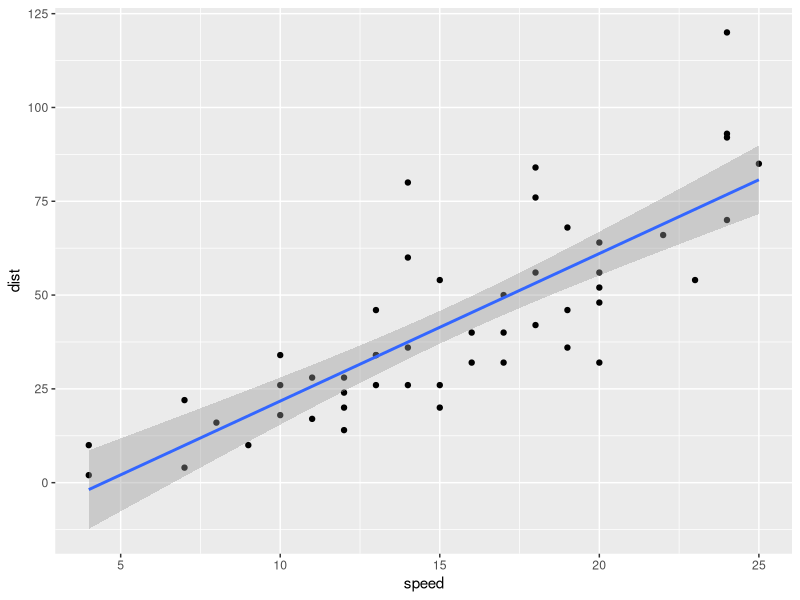
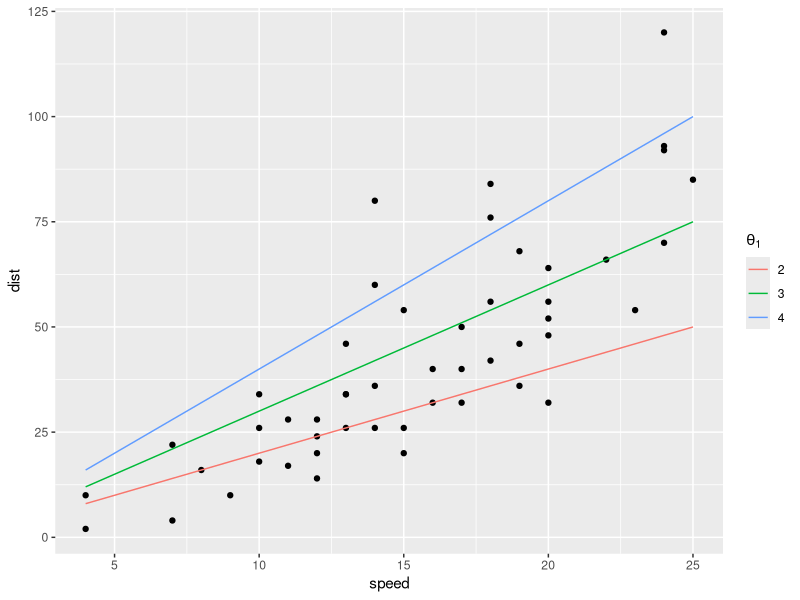
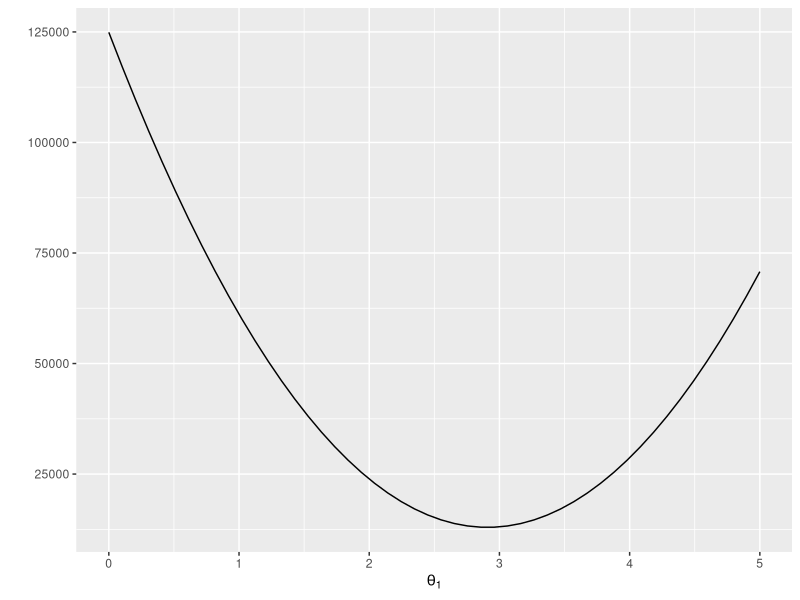
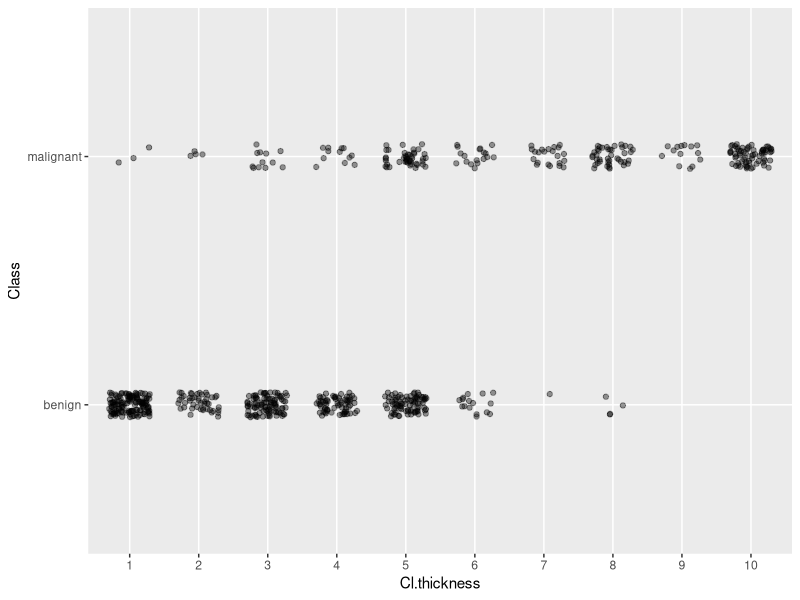
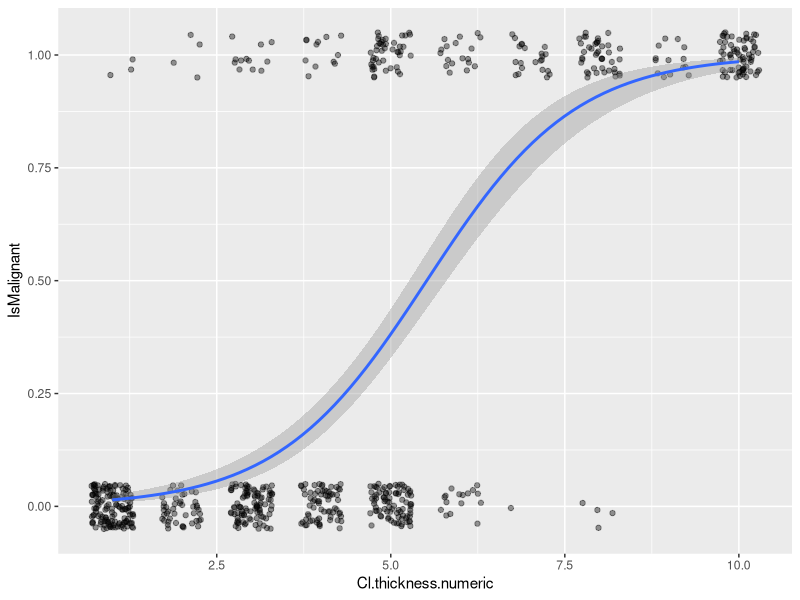

Generate these figures, in order, with R: (Note: this script raises an error after producing the figures.)
## ---- chunk 1
library(magrittr)
library(ggplot2)
## ---- chunk 2
cars %>% head
## ---- chunk 3
cars %>% ggplot(aes(x = speed, y = dist)) +
    geom_point() +
    geom_smooth(method = "lm")
## ---- chunk 4
cars %>% lm(dist ~ speed, data = .) %>% summary
## ---- chunk 5
cars %>% lm(dist ~ speed, data = .) %>% coefficients
cars %>% lm(dist ~ speed, data = .) %>% confint
## ---- chunk 6
predict_dist <- function(speed, theta_1)
    data.frame(speed = speed,
               dist = theta_1 * speed,
               theta = as.factor(theta_1))

cars %>% ggplot(aes(x = speed, y = dist, colour = theta)) +
    geom_point(colour = "black") +
    geom_line(data = predict_dist(cars$speed,2)) +
    geom_line(data = predict_dist(cars$speed,3)) +
    geom_line(data = predict_dist(cars$speed,4)) +
    scale_color_discrete(name=expression(theta[1]))

## ---- chunk 7
thetas <- seq(0,5, length.out = 50)
fitting_error <- Vectorize(
    function(theta)
        sum((theta * cars$speed - cars$dist)**2)
)

data.frame(thetas = thetas, errors =  fitting_error(thetas)) %>%
    ggplot(aes(x = thetas, y = errors)) +
    geom_line() +
    xlab(expression(theta[1])) + ylab("")
## ---- chunk 8
library(mlbench)
library(knitr)
data("BreastCancer")
BreastCancer %>% head
## ---- chunk 9
BreastCancer %>%
    ggplot(aes(x = Cl.thickness, y = Class)) +
    geom_jitter(height = 0.05, width = 0.3, alpha = 0.4)
## ---- chunk 10
library(dplyr)
BreastCancer %>%
    mutate(Cl.thickness.numeric = as.numeric(as.character(Cl.thickness))) %>% 
    mutate(IsMalignant = ifelse(Class == "benign",0,1)) %>%
    ggplot(aes(x = Cl.thickness.numeric, y = IsMalignant)) +
    geom_jitter(height = 0.05, width = 0.3, alpha = 0.4) +
    geom_smooth(method = "glm",
                method.args = list(family = "binomial"))

## ---- chunk 11
BreastCancer %>% 
    mutate(Cl.thickness.numeric = 
                as.numeric(as.character(Cl.thickness))) %>%
    mutate(IsMalignant = ifelse(Class == "benign",0,1)) %>%
    glm(IsMalignant ~ Cl.thickness.numeric,
        family = "binomial",
        data = .)
## ---- chunk 12
cars %>%
    model.matrix(dist ~ speed, data = .) %>%
    head(5)
## ---- chunk 13
BreastCancer %>%
    mutate(Cl.thickness.numeric =
            as.numeric(as.character(Cl.thickness)),
           Cell.size.numeric = 
            as.numeric(as.character(Cell.size))) %>%
    mutate(IsMalignant = ifelse(Class == "benign",0,1)) %>%
    model.matrix(IsMalignant ~ Cl.thickness.numeric + Cell.size.numeric,
                 data = .) %>%
    head(5)
## ---- chunk 14
BreastCancer %>%
    mutate(Cl.thickness.numeric =
            as.numeric(as.character(Cl.thickness)),
           Cell.size.numeric = 
            as.numeric(as.character(Cell.size))) %>%
    mutate(IsMalignant = ifelse(Class == "benign",0,1)) %>%
    glm(IsMalignant ~ Cl.thickness.numeric + Cell.size.numeric,
        family = "binomial",
        data = .)
## ---- chunk 15
BreastCancer %>%
    mutate(Cl.thickness.numeric =
            as.numeric(as.character(Cl.thickness)),
           Cell.size.numeric = 
            as.numeric(as.character(Cell.size))) %>%
    mutate(IsMalignant = ifelse(Class == "benign",0,1)) %>%
    model.matrix(IsMalignant ~ Cl.thickness.numeric * Cell.size.numeric,
                 data = .) %>%
    head(5)
## ---- chunk 16
cars %>%
    model.matrix(dist ~ speed + speed^2, data =.) %>%
    head
## ---- chunk 17
cars %>%
    model.matrix(dist ~ speed + I(speed^2), data = .) %>%
    head
## ---- chunk 18
cars %>% lm(dist ~ speed + I(speed ^ 2), data = .) %>%
    summary %>% 
## ---- chunk 19
cars %>% ggplot(aes(x = speed, y = dist)) +
    geom_point() +
    geom_smooth(method = "lm", formula = y ~ x + I(x^2))
